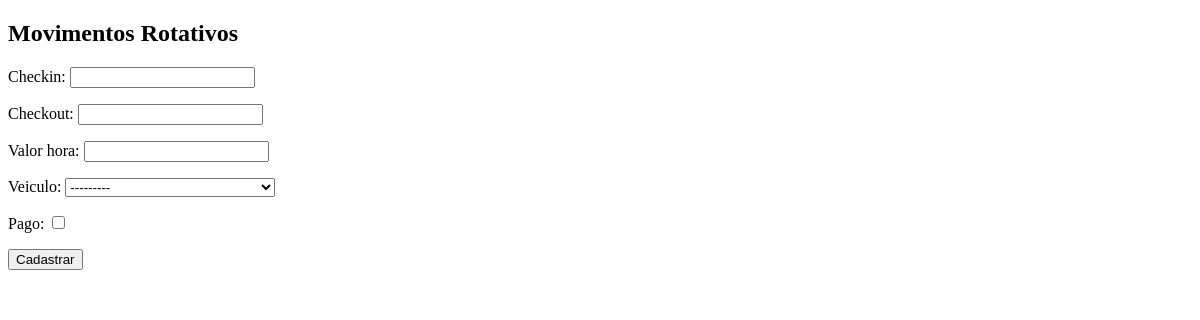
Page /core/movimentosrotativos/ on the earlier database version.
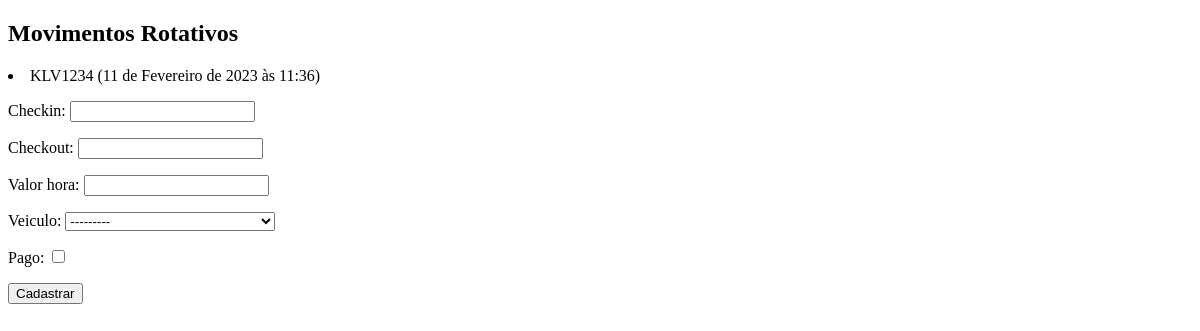
Same page on the later database version.
### core/models.py (models this page shows, shortened)
class MovimentoRotativo(models.Model):
    checkin = models.DateTimeField(auto_now=False)
    checkout = models.DateTimeField(auto_now=False, null=True, blank=True)
    valor_hora = models.DecimalField(max_digits=5, decimal_places=2)
    veiculo = models.ForeignKey(Veiculo, on_delete=models.CASCADE)
    pago = models.BooleanField(default=False)
    class Meta:
        verbose_name_plural = 'movimentos rotativos'

class Veiculo(models.Model):
    placa = models.CharField(max_length=7)
    marca = models.ForeignKey(Marca,blank=True,null=True, on_delete=models.CASCADE)
    proprietario = models.ForeignKey(Pessoa,on_delete=models.CASCADE)
    cor = models.CharField(max_length=15, blank=True, null=True)
    observacoes = models.TextField(blank=True, null=True)
    def __str__(self):
        return self.placa + ' (' + self.marca.nome + ' - ' + self.proprietario.nome + ')'

### core/views.py (the view)
def lista_movimentosrotativos(request):
    movimentosrotativos = MovimentoRotativo.objects.all()
    form = MovimentoRotativoForm()
    data = {'movimentosrotativos': movimentosrotativos, 'form': form}
    return render(request, 'core/lista_movimentosrotativos.html', data )

### core/forms.py
class MovimentoRotativoForm(ModelForm):
    class Meta:
        model = MovimentoRotativo
        fields = '__all__'

### core/templates/core/lista_movimentosrotativos.html (shortened to what this page needs)
<!DOCTYPE html>
<html lang="en">
<head>
</head>
<body>
    <h2>Movimentos Rotativos</h2>
    <lu>
        {% for movimentorotativo in movimentosrotativos %}
        <li>
            {{movimentorotativo.veiculo.placa}} ({{movimentorotativo.checkin}})
        </li>
        {% endfor%}
    </lu>
    <form action="{% url 'core_movimentorotativo_novo' %}" method="POST">
        {{form.as_p}}
        <button type="submit">Cadastrar</button>
    </form>
</body>
</html>

Differences in the rows shown:
added MovimentoRotativo: veiculo.placa "KLV1234", checkin "11 de Fevereiro de 2023 às 11:36"
